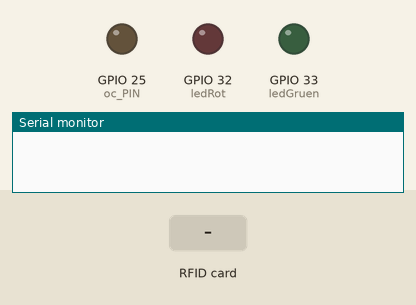
This sketch was run on a simulated ESP32. On the bench: output pins drawn as LEDs (lit = HIGH), the last lines printed to the serial monitor. Dashed ring = blinking. The test bench sets the inputs (shaded band).

Above: at 1.3 s.
1.4 s: RFID card E9 C3 02 A4 held to the reader
At 1.97 s:
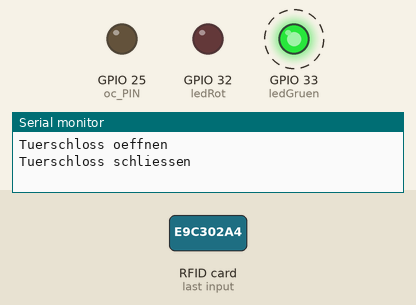
4.4 s: RFID card 5E 7A 19 C4 held to the reader
At 4.48 s:
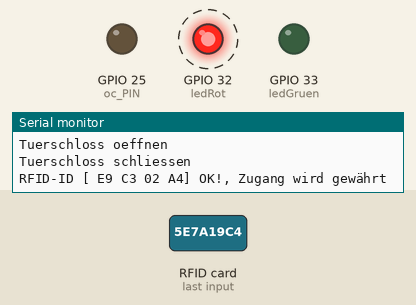
Timing chart, 0 to 7.4 s (numbered marks = the images above; inputs shaded):
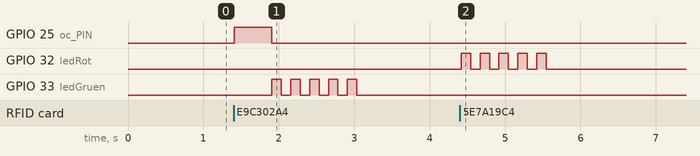

Measured:
- after the input at 1.4 s, GPIO 25 (oc_PIN): LOW → HIGH at once, → LOW 0.50 s later; GPIO 33 (ledGruen): alternates HIGH for 0.13 s and LOW for 0.13 s, 10 changes in all, then stays LOW, starting after 0.51 s
- after the input at 4.4 s, GPIO 32 (ledRot): alternates HIGH for 0.13 s and LOW for 0.13 s, 10 changes in all, then stays LOW, starting at once

The sketch:

RFID_LED_ansteuern_V2.ino
```cpp
/*************************************************************************************************
                                      PROGRAMMINFO
**************************************************************************************************
Funktion: RFID LED ansteuern
https://draeger-it.blog/esp32-mit-rfid-rc522-modul/
**************************************************************************************************
Version: 21.06.2022
**************************************************************************************************
Board: ESP32 Dev
**************************************************************************************************
Libraries:
https://github.com/miguelbalboa/rfid
https://github.com/espressif/arduino-esp32/tree/master/libraries
**************************************************************************************************
C++ Arduino IDE V1.8.19
**************************************************************************************************
Einstellungen:
https://dl.espressif.com/dl/package_esp32_index.json
http://dan.drown.org/stm32duino/package_STM32duino_index.json
http://arduino.esp8266.com/stable/package_esp8266com_index.json
**************************************************************************************************/
//einbinden der Bibliotheken für das
//ansteuern des MFRC522 Moduls
#include <SPI.h>
#include <MFRC522.h>

//definieren der Pins  RST & SDA für den ESP32
#define RST_PIN     27
#define SS_PIN      5

#define ledRot 32
#define ledGruen 33
#define oc_PIN 25 //Open Close PIN

//erzeugen einer Objektinstanz
MFRC522 mfrc522(SS_PIN, RST_PIN);

//Variable zum speichern der bereits gelesenen RFID-ID
String lastRfid = "";

//Anzahl der zulässigen RFID-IDs im Array
const int NUM_RFIDS = 1;
//Array mit RFID-IDs welche zulässig sind
String rfids[NUM_RFIDS] = {" E9 C3 02 A4"};

void setup() {
  //beginn der seriellen Kommunikation mit 115200 Baud
  Serial.begin(115200);
  //eine kleine Pause von 50ms.
  delay(50);

  pinMode(ledRot, OUTPUT);
  pinMode(ledGruen, OUTPUT);
  pinMode(oc_PIN, OUTPUT);
  digitalWrite(oc_PIN, LOW);

  //begin der SPI Kommunikation
  SPI.begin();
  //initialisieren der Kommunikation mit dem RFID Modul
  mfrc522.PCD_Init();
}

void loop() {

  //Wenn keine neue Karte vorgehalten wurde oder die serielle Kommunikation
  //nicht gegeben ist, dann...
  if ( !mfrc522.PICC_IsNewCardPresent()) {
    //Serial.println("!PICC_IsNewCardPresent");
    return;
  }

  if (!mfrc522.PICC_ReadCardSerial()) {
    //Serial.println("!PICC_ReadCardSerial");
    return;
  }


  String newRfidId = "";
  for (byte i = 0; i < mfrc522.uid.size; i++) {
    newRfidId.concat(mfrc522.uid.uidByte[i] < 0x10 ? " 0" : " ");
    newRfidId.concat(String(mfrc522.uid.uidByte[i], HEX));
  }

  //alle Buchstaben in Großbuchstaben umwandeln
  newRfidId.toUpperCase();

  //Wenn die neue gelesene RFID-ID ungleich der bereits zuvor gelesenen ist,
  //dann soll diese auf der seriellen Schnittstelle ausgegeben werden.
  if (!newRfidId.equals(lastRfid)) {
    //überschreiben der alten ID mit der neuen
    lastRfid = newRfidId;
  }


  bool zugangOk = false;
  //prüfen ob die gelesene RFID-ID im Array mit bereits gespeicherten IDs vorhanden ist
  for (int i = 0; i < NUM_RFIDS; i++) {
    //wenn die ID an der Stelle "i" im Array "rfids" mit dem gelesenen übereinstimmt, dann
    if (rfids[i].equals(newRfidId)) {
      zugangOk = true;
      //Schleife verlassen
      break;
    }
  }

  //Wenn die Variable "zugangOk" auf True ist, dann...
  if (zugangOk) {
    digitalWrite(oc_PIN, HIGH); //Türschloss öffnen
    Serial.println("Tuerschloss oeffnen");
    delay(500);
    digitalWrite(oc_PIN, LOW);
    Serial.println("Tuerschloss schliessen");

    blinkLed(ledGruen);
    Serial.println("RFID-ID [" + newRfidId + "] OK!, Zugang wird gewährt");


  } else {
    //Wenn nicht dann...
    blinkLed(ledRot);
    Serial.println("RFID-ID [" + newRfidId + "] nicht OK!, Zugang wird nicht gewährt");
  }

  Serial.println();
}

//Blinken einer LED am Pin "pin"
void blinkLed(int pin) {
  //Schleife von 0 bis 5
  for (int a = 0; a < 5; a++) {
    //LED aktivieren
    digitalWrite(pin, HIGH);
    //eine Pause von 125 ms.
    delay(125);
    //LED deaktivieren
    digitalWrite(pin, LOW);
    //eine Pause von 125 ms.
    delay(125);
  }
}
```
